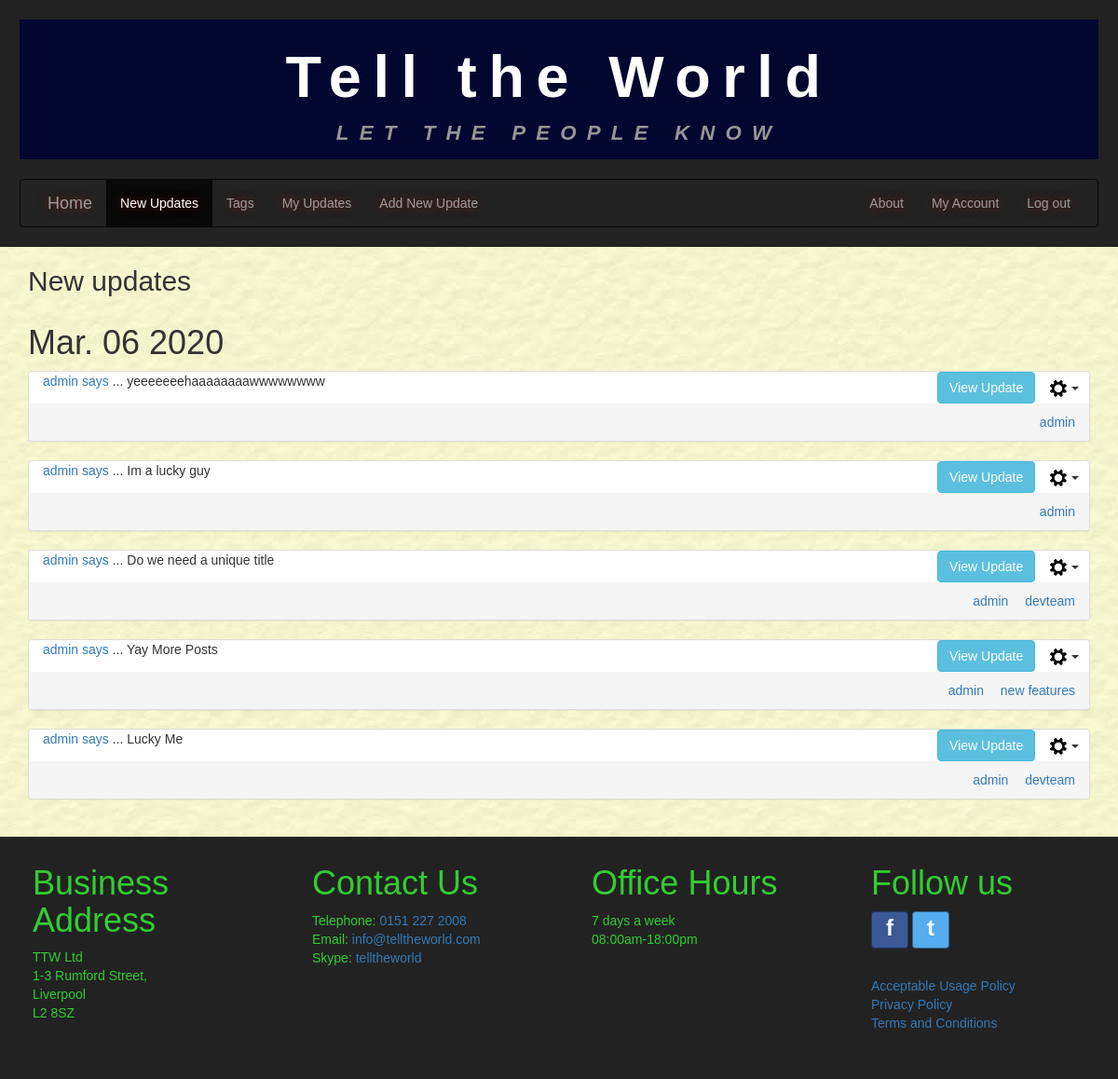
The page /newupdates/?userName=admin (signed in) on the database as committed earlier.
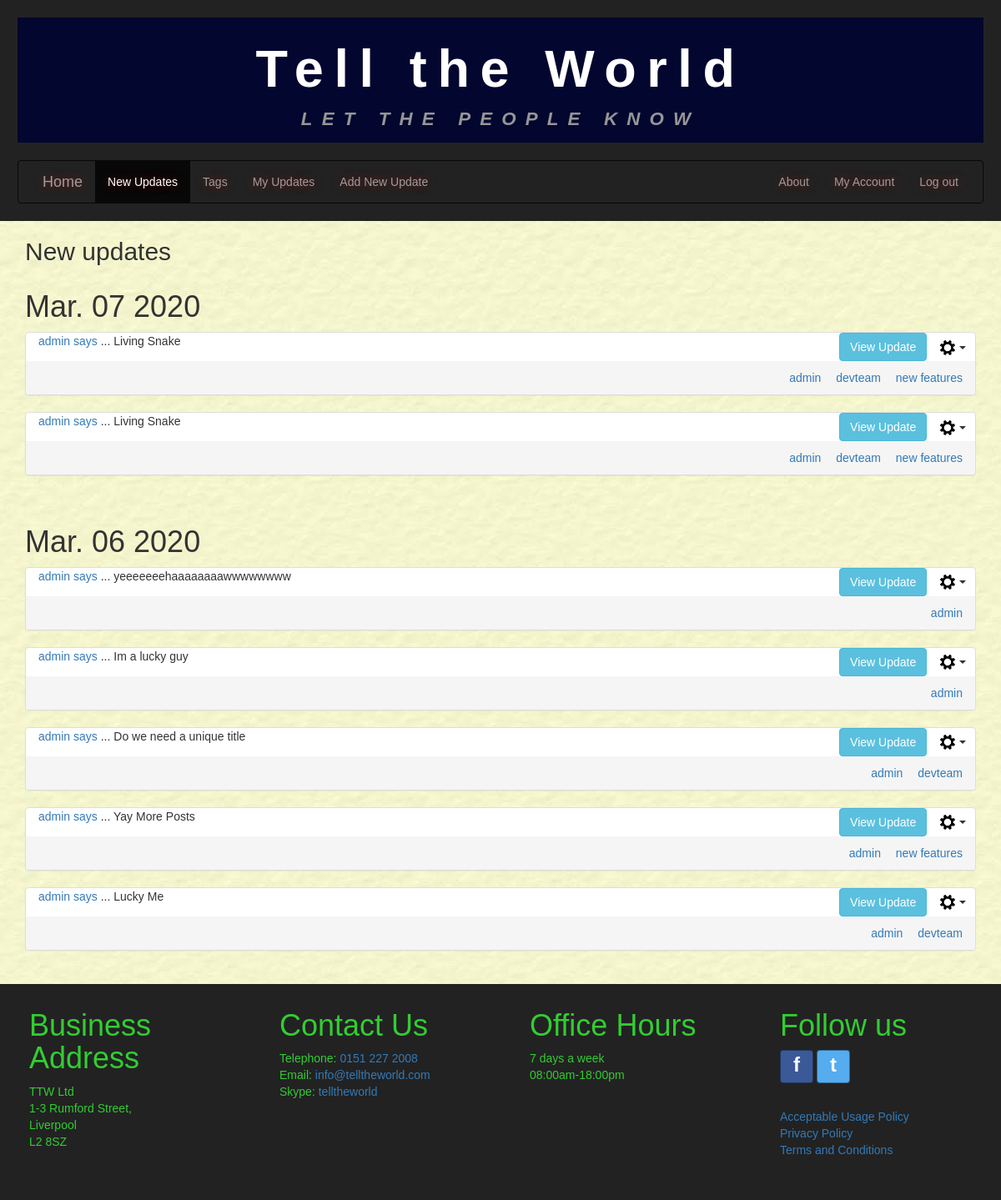
The same page on the database as committed later.
### tellings/models.py (models this page shows, shortened)
class UserPost(models.Model):
    postID = models.AutoField(primary_key=True, db_column='postID')
    user = models.ForeignKey(settings.AUTH_USER_MODEL, on_delete=models.CASCADE,
                             db_column='user')
    dateOfPost = models.DateTimeField()
    postTitle = models.CharField(max_length=35)
    postText = models.CharField(max_length=255)
    dateOfEdit = models.DateTimeField(null=True, blank=True)
    @property
    def post_tags(self):
        tagmaps = Tagmap.objects.filter(postID=self.postID)
        tagList = sorted([tag.tagID.tagName for tag in tagmaps])
        return tagList
    class Meta:
        verbose_name = "UserPost"
        verbose_name_plural = "UserPosts"

class Tag(models.Model):
    tagID = models.AutoField(primary_key=True, db_column='tagID')
    tagName = models.CharField(max_length=15)
    class Meta:
        ordering = ['tagName']
        verbose_name = "Tag"
        verbose_name_plural = "Tags"

### tellings/views.py (the view, shortened to what this page needs)
# urls.py: path('newupdates/', NewUpdatesListView.as_view(), name='newupdates'),
class NewUpdatesListView(LoginRequiredMixin, generic.ListView):
    model = UserPost
    template_name = "tellings/newupdates_list.html"
    paginate_by = 10
    http_method_names = ['get']
    def hiddenPosts(self):
        current_user = self.request.user
        hiddenPosts = HiddenPost.objects.filter(hideFrom=current_user)
        return [hidden.postID.postID for hidden in hiddenPosts]
    def get_queryset(self):
        tagName_val = False
        username_val = False
        if 'tagName' in self.request.GET:
            tagName_val = self.request.GET.get('tagName', False)
            if not Tag.objects.filter(tagName=tagName_val).exists():
                return self.posts_filtered_by_blocked()
        if 'userName' in self.request.GET:
            username_val = self.request.GET.get('userName', False)
            if not User.objects.filter(username=username_val).exists():
                return self.posts_filtered_by_blocked()
            user_id = User.objects.get(username=username_val)
        if tagName_val:
            tagID = Tag.objects.get(tagName=tagName_val).tagID
            tagmaps = Tagmap.objects.filter(tagID=tagID)
            postList = [tm.postID.postID for tm in tagmaps]
            filteredPosts = self.posts_filtered_by_blocked()
            if username_val:
                return filteredPosts.filter(postID__in=postList, user=user_id).order_by('-dateOfPost')
            else:
                return filteredPosts.filter(postID__in=postList).order_by('-dateOfPost')
        elif username_val:
            if BlockedUser.objects.filter(blockedUser=self.request.user, blockedBy=user_id).exists():
                return UserPost.objects.none()
            else:
                hiddenPosts = self.hiddenPosts()
                return UserPost.objects.filter(user=user_id).exclude(postID__in=hiddenPosts).order_by('-dateOfPost')
        else:
            return self.posts_filtered_by_blocked()
    def get_context_data(self, **kwargs):
        context = super(NewUpdatesListView, self).get_context_data(**kwargs)
        current_username = self.request.user.username
        if 'tagName' in self.request.GET:
            context['tagName'] = self.request.GET.get('tagName', '')
        if 'userName' in self.request.GET:
            context['userName'] = self.request.GET.get('userName', '')
        context['current_username'] = current_username
        return context

### tellings/templates/tellings/newupdates_list.html (shortened to what this page needs)
{% extends 'tellings/base.html' %}
{% block content %}
  <div class="container-fluid main-content">
    <div class="container allUserUpdates" id="userUpdates">
      <h2>New updates</h2>
        {% if userpost_list %}
        {% load static %}
        {% regroup userpost_list by dateOfPost|date:"M. d Y" as ordered_post_list  %}
        {% for mypost in ordered_post_list %}
        <div class="row">
          <h1>{{ mypost.grouper }}</h1>
          <div class="panel-group">
            {% for item in mypost.list %}
              <div class="panel panel-default" id="panel_post_{{ item.postID }}">
                <div class="panel-header">
                  <div class="col-sm-8 panel-postTitle">
                    <p><a href="{% url 'tellings:newupdates' %}?userName={{ item.user }}" name="{{ item.user }}">
                       {{ item.user }} says</a> ... <span id="postTitle_{{ item.postID }}">{{ item.postTitle }}</span></p>
                  </div>
                  <div class="col-sm-4 align-panel-text-right">
                    <button class="btn btn-info collapse_btn" data-toggle="collapse" data-target="#collapse{{ item.postID }}">View Update</button>
                    {% if current_username %}
                      {% if item.user.username == current_username %}
                        <div class="btn-group">
                          <button type="button" class="btn dropdown-toggle post-cog-btn" data-toggle="dropdown" aria-haspopup="true" aria-expanded="false">
                            <img src="{% static 'tellings/imgs/settings_cog.png' %}" alt="">
                            <span class = "caret"></span>
                          </button>
                        </div>
                      {% endif %}
                    {% endif %}
                  </div>
                </div>
                <div class="panel-footer align_between">
                  <span class="align-panel-footer-text-left last-edited-text">
                  </span>
                    <span class="align-panel-footer-text-right">
                  {% for tag in item.post_tags %}
                    <a class="tagLink" href="{% url 'tellings:newupdates' %}?tagName={{ tag }}" name="{{ tag }}">{{ tag }}</a>
                  {% endfor %}
                  </span>
                </div>
              </div>
              <br />
            {% endfor %}
          </div>
        </div>
        {% endfor %}
        {% else %}
        <div class="row white-inner-container">
          <br />
          <p>No results found.</p>
        </div>
        {% endif %}
    </div>
  </div>
{% endblock %}

Rows that differ between the two databases and show on the page:
added UserPost: user "admin", postTitle "Living Snake", post_tags "admin" "devteam" "new features", shown under "Mar. 07 2020"
added UserPost: user "admin", postTitle "Living Snake", post_tags "admin" "devteam" "new features", shown under "Mar. 07 2020"
Other text that changed with them:
new list line: "Mar. 07 2020"
